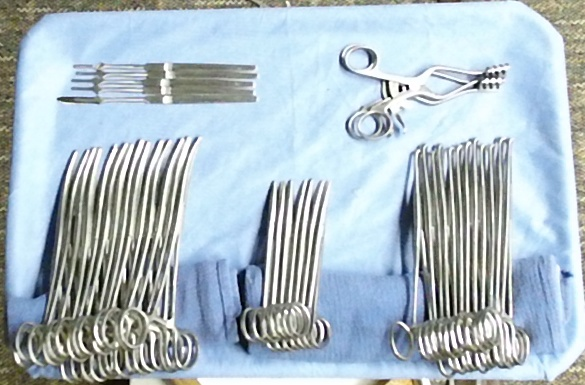
#> input picture trainImage/color_1.jpg, 585 x 385 px
$ python -i main.py   (imports and definitions only)   (Python 2 division)   (older library calls are emulated)
#> lines starting #> are read from the running program, lines starting #| are printed output that depends on the picture
#> further down, picture is the input picture: shape (385, 585, 3); mean B, G, R 198.8, 189.4, 172.9
### TianUtility.py
#-------------------------------------------------------------------------------
# Name:        module1
# Purpose:
#
# Author:      Tian
#
# Created:     24/11/2015
# Copyright:   (c) Tian 2015
# Licence:     <your licence>
#-------------------------------------------------------------------------------

import cv2
import numpy as np

def printBar():
    print ''.join(['-' for i in range(40)])

def printStar():
    print ''.join(['*' for i in range(40)])

def WaitKey(time):
    #key = cv2.waitKey(1)
    key = cv2.waitKey(time)
    if key == 27:
        cv2.destroyAllWindows()
        exit()

def main():
    printBar()
    printStar()

# [2 lines that do not run on import are left out]

### help/snake_python/morphsnakes.py
# -*- coding: utf-8 -*-

"""
morphsnakes
===========

This is a Python implementation of the algorithms introduced in the paper

  Márquez-Neila, P., Baumela, L., Álvarez, L., "A morphological approach
  to curvature-based evolution of curves and surfaces". IEEE Transactions
  on Pattern Analysis and Machine Intelligence (PAMI), 2013.

This implementation is intended to be as brief, understandable and self-contained
as possible. It does not include any enhancement to make it fast or efficient.

Any practical implementation of this algorithm should work only over the
neighbor pixels of the 0.5-levelset, not over all the embedding function,
and perhaps should feature multi-threading or GPU capabilities.

The classes MorphGAC and MorphACWE provide most of the functionality of this
module. They implement the Morphological Geodesic Active Contours and the
Morphological Active Contours without Edges, respectively. See the
aforementioned paper for full details.

See test.py for examples of usage.
"""

__author__ = "P. Márquez Neila <p.mneila@upm.es>"

from itertools import cycle

import numpy as np
from scipy import ndimage
from scipy.ndimage import binary_dilation, binary_erosion, \
                        gaussian_filter, gaussian_gradient_magnitude

class fcycle(object):

    def __init__(self, iterable):
        """Call functions from the iterable each time it is called."""
        self.funcs = cycle(iterable)

    def __call__(self, *args, **kwargs):
        f = self.funcs.next()
        return f(*args, **kwargs)


# SI and IS operators for 2D and 3D.
_P2 = [np.eye(3), np.array([[0,1,0]]*3), np.flipud(np.eye(3)), np.rot90([[0,1,0]]*3)]
_P3 = [np.zeros((3,3,3)) for i in xrange(9)]

_P3[0][:,:,1] = 1
_P3[1][:,1,:] = 1
_P3[2][1,:,:] = 1
_P3[3][:,[0,1,2],[0,1,2]] = 1
_P3[4][:,[0,1,2],[2,1,0]] = 1
_P3[5][[0,1,2],:,[0,1,2]] = 1
_P3[6][[0,1,2],:,[2,1,0]] = 1
_P3[7][[0,1,2],[0,1,2],:] = 1
_P3[8][[0,1,2],[2,1,0],:] = 1

_aux = np.zeros((0))
# [35 lines left out: functions SI, IS, not called in this run]

# SIoIS operator.
SIoIS = lambda u: SI(IS(u))
ISoSI = lambda u: IS(SI(u))
curvop = fcycle([SIoIS, ISoSI])

# Stopping factors (function g(I) in the paper).
# [5 lines left out: function gborders, not called in this run]

def glines(img, sigma=1.0):
    """Stopping criterion for image black lines."""
    return gaussian_filter(img, sigma)

class MorphACWE(object):
    """Morphological ACWE based on the Chan-Vese energy functional."""

    # [27 lines left out: functions __init__, set_levelset, not called in this run]

    levelset = property(lambda self: self._u,
                        set_levelset,
                        doc="The level set embedding function (u).")

    # [36 lines left out: functions step, run, not called in this run]


class MorphGAC(object):
    """Morphological GAC based on the Geodesic Active Contours."""

    # [27 lines left out: functions __init__, set_levelset, not called in this run]

    def set_balloon(self, v):
        self._v = v
        self._update_mask()

    def set_threshold(self, theta):
        self._theta = theta
        self._update_mask()

    # [11 lines left out: functions set_data, _update_mask, not called in this run]

    levelset = property(lambda self: self._u,
                        set_levelset,
                        doc="The level set embedding function (u).")
    data = property(lambda self: self._data,
                        set_data,
                        doc="The data that controls the snake evolution (the image or g(I)).")
    balloon = property(lambda self: self._v,
                        set_balloon,
                        doc="The morphological balloon parameter (ν (nu, not v)).")
    threshold = property(lambda self: self._theta,
                        set_threshold,
                        doc="The threshold value (θ).")

    # [132 lines left out: functions step, run, evolve_visual, evolve_visual3d, not called in this run]

### main.py
"""
-------------------------------------------------------------------------------
Name:        test module
Purpose:     test purpose
Idea:        how to solve it
Author:      Tian Zhou
Email:       zhou338 [at] purdue [dot] edu
Created:     19/11/2015
Copyright:   (c) Tian Zhou 2015
-------------------------------------------------------------------------------
"""

import numpy as np
import cv2
from matplotlib import pyplot as plt
#from sklearn_Agglomerative import *
from TianUtility import *
from time import time
from sklearn import mixture
import sys
sys.path.append('.\morphsnakes-master')
import morphsnakes

class Codebook:
    def __init__(self):
        pass

    """
    Read in the color, depth and mask image from the training data set
    return the readin images
    """
    # [26 lines left out: function ReadImage, not called in this run]

    """
    rescale the depth and mask image to have the same size as color image
    here the height ratio is actually different with width ratio, with a small
    difference which we will ignore.
    """
    # [5 lines left out: function RescaleDepth, not called in this run]

    """
    apply the mask to the input image
    """
    def ApplyMask(self, img, imgMask):
        return cv2.bitwise_and(img, img, mask = imgMask)

    """
    Normalize the image so that it is illumination invariant
    Method 1: histogram equalization
    Method 2: normalize the grayscale value directly (does not work)
    """
    # [17 lines left out: function IlluminationNorm, not called in this run]

    """
    Apply non-maximum suppresion to avoid duplicate positive responses in a near window.
    If the positive response is not the largest in a neighboring window (WxW), it will
    be assigned 0. We only keep the largest.

    THIS FUNCTION RUNS SLOW!
    THREE LOOPS!
    """
    # [21 lines left out: function NonMaximumSuppresion, not called in this run]

    """
    Get the Harris Corner responce matrix, also threshold it with min or max
    @ large: if True gets the large responce (corners)
            if False gets the small response (plain area)
    @ tau: the threshold = tau * response.max(), 1e-6 for small and 1e-2 for large

    if edge,    response -> -inf
    if cornder, response -> +inf
    if plain,   response -> 0
    we want both edges and corners, so we threshold on abs(response)
    """
    # [40 lines left out: function HarrisCorner, not called in this run]

    """
    display the two masks for foreground and background together on the image
    """
    # [6 lines left out: function ShowTwoMasksTogether, not called in this run]


    """
    Extract patches based on masks. For each non-zero element in the mask,
    we extract the WxW patch surrounding it
    """
    # [10 lines left out: function ExtractPatches, not called in this run]

    """
    resize the color patches and visualize them
    """
    # [15 lines left out: function VisPatches, not called in this run]

    """
    calculate the NGC between two image patches
    it should be a value in [-1,1] to evaluate the similarity between
    two images
    NGC =
    +1 : same image
    -1 : entirely different image
     0 : no relation
    """
    # [12 lines left out: function NGC, not called in this run]

    """
    Given a color patches list, generate the similarity matrix within the list
    The similarity measure is NGC between two images
    RUNS SLOW!!!
    NGC takes time and this is O(N^2)
    """
    # [10 lines left out: function GetSimilarityMatrix, not called in this run]

    """
    codebook generation from one image
    """
    # [19 lines left out: function CodebookGenerationOneImage, not called in this run]

    """
    codebook generation from the input color features
    the colorpatches are used to plot the elements in the
    clustering better
    """
    # [13 lines left out: function CodebookGeneration, not called in this run]

    """
    evaluate the training fg and bg GMMs
    """
    # [13 lines left out: function EvaluateGMM, not called in this run]


    """
    Shift the NGCs from range [-1,1] to [0,2] so that they are all positive.
    Then normalize all the NGCs into a probability distribution
    """
    # [4 lines left out: function NormalizeNGCs, not called in this run]

    """
    for each observation, estimate P(o|H)
    P(o|H) = sum_j {P(o|I_j, H) * P(I_j| H)}
    """
    # [26 lines left out: function CalcLikelihood, not called in this run]


    """
    Read the saved color patches, for background or foreground
    """
    # [11 lines left out: function ReadColorPatches, not called in this run]


    """
    create features for the color patches
    """
    # [23 lines left out: function ColorFeature, not called in this run]

    """
    Detect and draw SIFT features on a given image
    """
    def SIFT(self, imgBGR, show = True):
#> called with show = True
        imgGray = cv2.cvtColor(imgBGR, cv2.COLOR_BGR2GRAY)
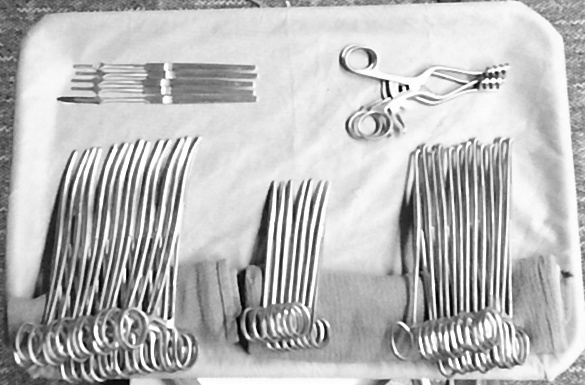
#> imgGray: shape (385, 585); min 0, max 255, mean 185.5
        sift = cv2.SIFT()
        kp, des = sift.detectAndCompute(imgGray,None)
#> kp = 1553 keypoints; strongest (x, y, size): (400, 89, 2.9), (389, 95, 3), (169, 317, 2.6), (387, 82, 2.8)
        # the SIFT descriptor is 128 dimension
        imgBGRcp = imgBGR.copy()
        imgBGRcp = cv2.drawKeypoints(imgBGRcp,kp, flags=cv2.DRAW_MATCHES_FLAGS_DRAW_RICH_KEYPOINTS)
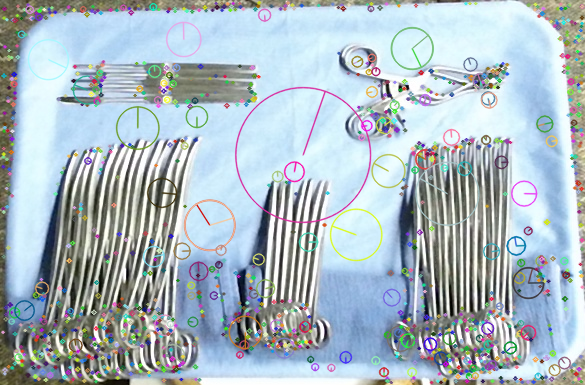
#> imgBGRcp: shape (385, 585, 3); mean B, G, R 194.7, 186, 171
        cv2.imshow('img_SIFT', imgBGRcp)
        WaitKey(0)
#> (key Esc is pressed here)

    """
    Detect and draw SURF features on a given image
    It seems that SURF is easier to play with since it is easier to set parameters
    """
    # [9 lines left out: function SURF, not called in this run]

    """
    check the SIFT/SURF interesting points for the input image
    """
    def SIFT_SURF_test(self, imgBGR):
        self.SIFT(imgBGR)
        self.SURF(imgBGR)

    """
    experiment 1:
    test the opencv sift and surf interesting point extractor
    visualize them to see how good they can capture the foreground and background
    """
    def exp1(self, imgBGR):
        self.SIFT_SURF_test(imgBGR)

    """
    experiment 2:
    show masks for both foreground and background.
    need to disable the non-maximum suppression in HarrisCorner function
    for better visualization
    """
    # [4 lines left out: function exp2, not called in this run]

    """
    experiment 3:
    test differnt cluster size for the aggomerative clustering
    """
    # [33 lines left out: function exp3, not called in this run]

    """
    experiment 4:
    agglomerative clustering + NGC
    """
    # [26 lines left out: function exp4, not called in this run]
            # end the program


    """
    save the local color patches for both fg and bg
    """
    # [17 lines left out: function SaveLocalColorPatches, not called in this run]

    """
    Given an input image and a histogram, do the histogram backprojection
    return a mask
    """
    # [22 lines left out: function HistBackProj, not called in this run]

    """
    use contour manipulation to get rid of the small components in the foreground
    """
    # [19 lines left out: function ContourClean, not called in this run]

    """
    smoothing:
        large, the boundary is smoother
        small, the boundary is coarse
        good: 5
    threshold:
        small, keep shrinking and will vanish
        large, does not move at all
        good: 0.3
    balloon:
        <0, contour become smaller
        >0, contour becomes larger
        good: -1
    """
    # [28 lines left out: function snake, not called in this run]


GLOBAL_numfg = 0
GLOBAL_numbg = 0


class Cluster:
    # [63 lines left out: functions __init__, summarize, CalcPCA, not called in this run]

    def __repr__(self):
        return '(clusterID %i, count %i, weight %f)' % (self.clusterID, self.count,self.weight)

    def assignWeight(self, weight):
        self.weight = weight

    # [149 lines left out: functions plot, main, not called in this run]


# [2 lines not run here, left out]

>>> import cv2
>>> picture = cv2.imread('trainImage/color_1.jpg')
>>> result = Codebook().SIFT_SURF_test(picture)
#> (the program exits here)

$ run again, on trainImage/color_13.jpg
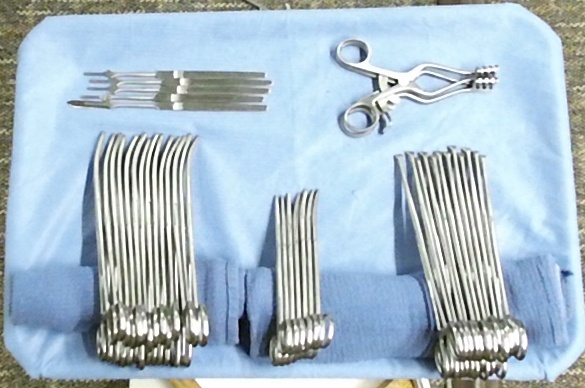
#> input picture trainImage/color_13.jpg, 585 x 388 px
#> picture is the input picture: shape (388, 585, 3); mean B, G, R 203.5, 189.6, 169.6
#> in SIFT, `imgGray = cv2.cvtColor(imgBGR, cv2.COLOR_BGR2GRAY)`:
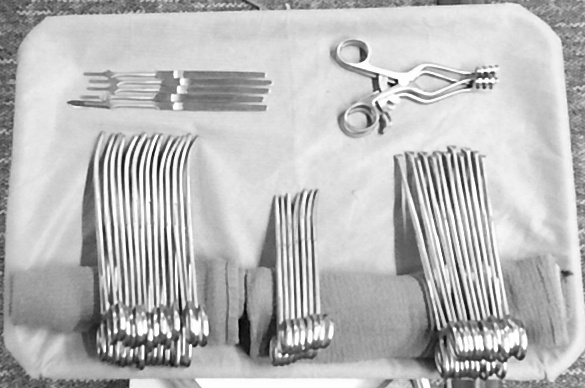
#> imgGray: shape (388, 585); min 1, max 255, mean 185.2
#> kp = 1533 keypoints; strongest (x, y, size): (396, 81, 2.5), (391, 85, 3.1), (287, 355, 2.3), (393, 82, 1.9)
#> in SIFT, `imgBGRcp = cv2.drawKeypoints(imgBGRcp,kp, flags=cv2.DRAW_MATCHES_FLAGS..`:
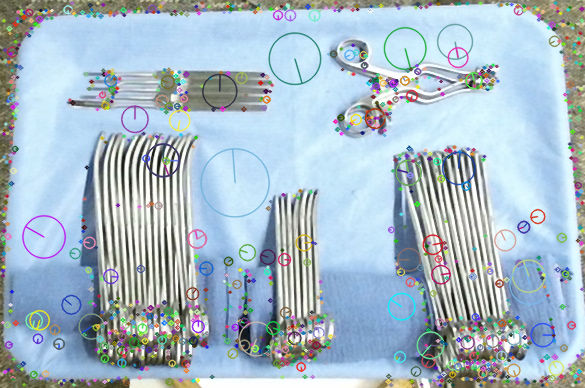
#> imgBGRcp: shape (388, 585, 3); mean B, G, R 199.8, 186.6, 167.5
